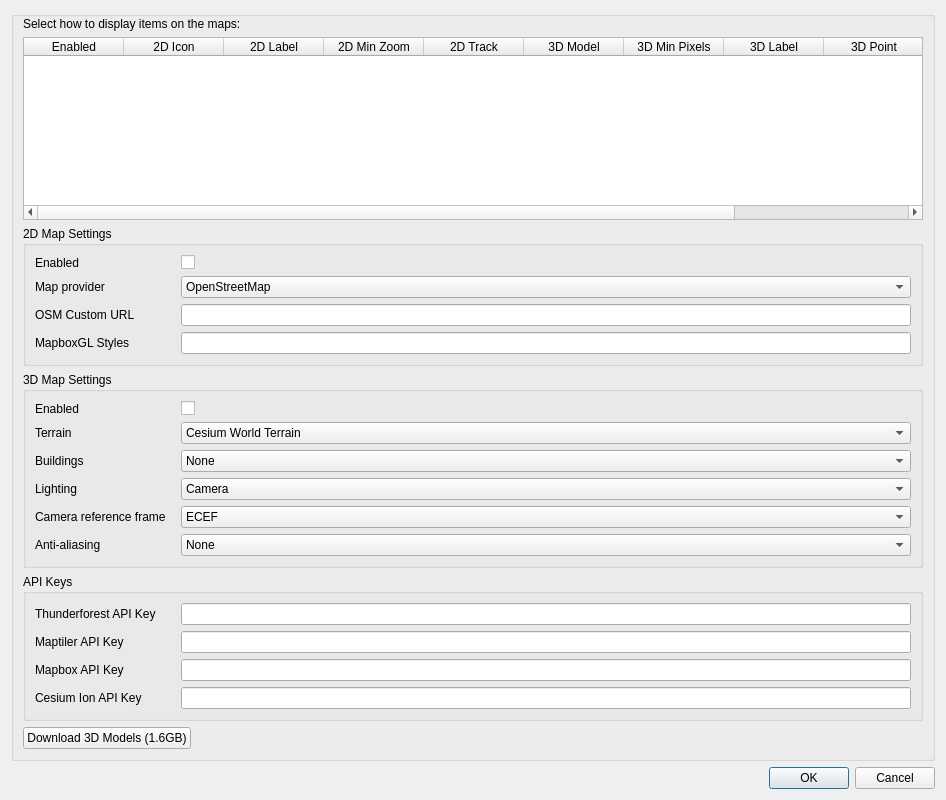
<?xml version="1.0" encoding="UTF-8"?>
<ui version="4.0">
 <class>MapSettingsDialog</class>
 <widget class="QDialog" name="MapSettingsDialog">
  <property name="geometry">
   <rect>
    <x>0</x>
    <y>0</y>
    <width>946</width>
    <height>800</height>
   </rect>
  </property>
  <property name="font">
   <font>
    <pointsize>9</pointsize>
   </font>
  </property>
  <property name="windowTitle">
   <string>Map Display Settings</string>
  </property>
  <layout class="QVBoxLayout" name="verticalLayout">
   <item>
    <widget class="QGroupBox" name="groupBox">
     <layout class="QVBoxLayout" name="verticalLayout_2">
      <property name="topMargin">
       <number>0</number>
      </property>
      <item>
       <widget class="QLabel" name="locationsLabel">
        <property name="text">
         <string>Select how to display items on the maps:</string>
        </property>
       </widget>
      </item>
      <item>
       <widget class="QTableWidget" name="mapItemSettings">
        <property name="selectionMode">
         <enum>QAbstractItemView::NoSelection</enum>
        </property>
        <column>
         <property name="text">
          <string>Enabled</string>
         </property>
        </column>
        <column>
         <property name="text">
          <string>2D Icon</string>
         </property>
        </column>
        <column>
         <property name="text">
          <string>2D Label</string>
         </property>
        </column>
        <column>
         <property name="text">
          <string>2D Min Zoom</string>
         </property>
        </column>
        <column>
         <property name="text">
          <string>2D Track</string>
         </property>
        </column>
        <column>
         <property name="text">
          <string>3D Model</string>
         </property>
        </column>
        <column>
         <property name="text">
          <string>3D Min Pixels</string>
         </property>
        </column>
        <column>
         <property name="text">
          <string>3D Label</string>
         </property>
        </column>
        <column>
         <property name="text">
          <string>3D Point</string>
         </property>
        </column>
        <column>
         <property name="text">
          <string>3D Track</string>
         </property>
        </column>
       </widget>
      </item>
      <item>
       <widget class="QGroupBox" name="map2DSettings">
        <property name="title">
         <string>2D Map Settings</string>
        </property>
        <layout class="QFormLayout" name="formLayout_2">
         <item row="0" column="0">
          <widget class="QLabel" name="map2DEnabledLabel">
           <property name="minimumSize">
            <size>
             <width>140</width>
             <height>0</height>
            </size>
           </property>
           <property name="text">
            <string>Enabled</string>
           </property>
          </widget>
         </item>
         <item row="0" column="1">
          <widget class="QCheckBox" name="map2DEnabled">
           <property name="text">
            <string/>
           </property>
          </widget>
         </item>
         <item row="1" column="0">
          <widget class="QLabel" name="mapProviderLabel">
           <property name="text">
            <string>Map provider</string>
           </property>
          </widget>
         </item>
         <item row="1" column="1">
          <widget class="QComboBox" name="mapProvider">
           <property name="toolTip">
            <string>Select map provider</string>
           </property>
           <item>
            <property name="text">
             <string>OpenStreetMap</string>
            </property>
           </item>
           <item>
            <property name="text">
             <string>ESRI</string>
            </property>
           </item>
           <item>
            <property name="text">
             <string>Mapbox</string>
            </property>
           </item>
           <item>
            <property name="text">
             <string>MapboxGL</string>
            </property>
           </item>
           <item>
            <property name="text">
             <string>MapLibre</string>
            </property>
           </item>
          </widget>
         </item>
         <item row="2" column="0">
          <widget class="QLabel" name="osmURLLabel">
           <property name="text">
            <string>OSM Custom URL</string>
           </property>
          </widget>
         </item>
         <item row="2" column="1">
          <widget class="QLineEdit" name="osmURL">
           <property name="toolTip">
            <string>URL of custom map for use with OpenStreetMap provider</string>
           </property>
          </widget>
         </item>
         <item row="3" column="0">
          <widget class="QLabel" name="mapBoxStylesLabel">
           <property name="text">
            <string>MapboxGL Styles</string>
           </property>
          </widget>
         </item>
         <item row="3" column="1">
          <widget class="QLineEdit" name="mapBoxStyles">
           <property name="toolTip">
            <string>Comma separated list of MapBox styles</string>
           </property>
          </widget>
         </item>
        </layout>
       </widget>
      </item>
      <item>
       <widget class="QGroupBox" name="map3DSettings">
        <property name="title">
         <string>3D Map Settings</string>
        </property>
        <layout class="QFormLayout" name="formLayout">
         <item row="0" column="0">
          <widget class="QLabel" name="map3DEnabledLabel">
           <property name="minimumSize">
            <size>
             <width>140</width>
             <height>0</height>
            </size>
           </property>
           <property name="text">
            <string>Enabled</string>
           </property>
          </widget>
         </item>
         <item row="0" column="1">
          <widget class="QCheckBox" name="map3DEnabled">
           <property name="text">
            <string/>
           </property>
          </widget>
         </item>
         <item row="1" column="0">
          <widget class="QLabel" name="terrainLabel">
           <property name="text">
            <string>Terrain</string>
           </property>
          </widget>
         </item>
         <item row="1" column="1">
          <widget class="QComboBox" name="terrain">
           <item>
            <property name="text">
             <string>Cesium World Terrain</string>
            </property>
           </item>
           <item>
            <property name="text">
             <string>Ellipsoid</string>
            </property>
           </item>
           <item>
            <property name="text">
             <string>Maptiler</string>
            </property>
           </item>
           <item>
            <property name="text">
             <string>ArcGIS</string>
            </property>
           </item>
          </widget>
         </item>
         <item row="2" column="0">
          <widget class="QLabel" name="buildingsLabel">
           <property name="text">
            <string>Buildings</string>
           </property>
          </widget>
         </item>
         <item row="2" column="1">
          <widget class="QComboBox" name="buildings">
           <item>
            <property name="text">
             <string>None</string>
            </property>
           </item>
           <item>
            <property name="text">
             <string>Cesium OSM Buildings</string>
            </property>
           </item>
          </widget>
         </item>
         <item row="3" column="0">
          <widget class="QLabel" name="sunLightEnabledLabel">
           <property name="text">
            <string>Lighting</string>
           </property>
          </widget>
         </item>
         <item row="3" column="1">
          <widget class="QComboBox" name="sunLightEnabled">
           <property name="toolTip">
            <string>Whether lighting is from the Sun or Camera</string>
           </property>
           <item>
            <property name="text">
             <string>Camera</string>
            </property>
           </item>
           <item>
            <property name="text">
             <string>Sun</string>
            </property>
           </item>
          </widget>
         </item>
         <item row="4" column="0">
          <widget class="QLabel" name="eciCameraLabel">
           <property name="text">
            <string>Camera reference frame</string>
           </property>
          </widget>
         </item>
         <item row="4" column="1">
          <widget class="QComboBox" name="eciCamera">
           <property name="toolTip">
            <string>Selects camera reference frame. For ECEF the camera rotates with the Earth. For ECI, the camera position is fixed relative to the stars and the Earth's rotation will be visible.</string>
           </property>
           <item>
            <property name="text">
             <string>ECEF</string>
            </property>
           </item>
           <item>
            <property name="text">
             <string>ECI</string>
            </property>
           </item>
          </widget>
         </item>
         <item row="5" column="0">
          <widget class="QLabel" name="antiAliasingLabel">
           <property name="text">
            <string>Anti-aliasing</string>
           </property>
          </widget>
         </item>
         <item row="5" column="1">
          <widget class="QComboBox" name="antiAliasing">
           <property name="toolTip">
            <string>Set anti-aliasing to use. This can remove jagged pixels on the edge of 3D models.</string>
           </property>
           <item>
            <property name="text">
             <string>None</string>
            </property>
           </item>
           <item>
            <property name="text">
             <string>FXAA</string>
            </property>
           </item>
          </widget>
         </item>
        </layout>
       </widget>
      </item>
      <item>
       <widget class="QGroupBox" name="apiKeys">
        <property name="title">
         <string>API Keys</string>
        </property>
        <layout class="QFormLayout" name="formLayout_3">
         <item row="0" column="0">
          <widget class="QLabel" name="thunderforestAPIKeyLabel">
           <property name="minimumSize">
            <size>
             <width>140</width>
             <height>0</height>
            </size>
           </property>
           <property name="text">
            <string>Thunderforest API Key</string>
           </property>
          </widget>
         </item>
         <item row="0" column="1">
          <widget class="QLineEdit" name="thunderforestAPIKey">
           <property name="toolTip">
            <string>Enter a Thunderforest API key in order to use non-watermarked Thunderforest maps: https://www.thunderforest.com/</string>
           </property>
          </widget>
         </item>
         <item row="1" column="0">
          <widget class="QLabel" name="maptilerAPIKeyLabel">
           <property name="minimumSize">
            <size>
             <width>140</width>
             <height>0</height>
            </size>
           </property>
           <property name="text">
            <string>Maptiler API Key</string>
           </property>
          </widget>
         </item>
         <item row="1" column="1">
          <widget class="QLineEdit" name="maptilerAPIKey">
           <property name="toolTip">
            <string>Enter a Maptiler API key in order to use Maptiler maps: https://www.maptiler.com/</string>
           </property>
          </widget>
         </item>
         <item row="2" column="0">
          <widget class="QLabel" name="mapBoxAPIKeyLabel">
           <property name="minimumSize">
            <size>
             <width>140</width>
             <height>0</height>
            </size>
           </property>
           <property name="text">
            <string>Mapbox API Key</string>
           </property>
          </widget>
         </item>
         <item row="2" column="1">
          <widget class="QLineEdit" name="mapBoxAPIKey">
           <property name="toolTip">
            <string>Enter a Mapbox API key in order to use Mapbox maps: https://www.mapbox.com/</string>
           </property>
          </widget>
         </item>
         <item row="3" column="0">
          <widget class="QLabel" name="cesiumIonAPIKeyLabel">
           <property name="minimumSize">
            <size>
             <width>140</width>
             <height>0</height>
            </size>
           </property>
           <property name="text">
            <string>Cesium Ion API Key</string>
           </property>
          </widget>
         </item>
         <item row="3" column="1">
          <widget class="QLineEdit" name="cesiumIonAPIKey">
           <property name="toolTip">
            <string>Enter a Cesium Ion Access Token</string>
           </property>
          </widget>
         </item>
        </layout>
       </widget>
      </item>
      <item>
       <layout class="QHBoxLayout" name="horizontalLayout">
        <item>
         <widget class="QPushButton" name="downloadModels">
          <property name="toolTip">
           <string>Download 3D models. It is recommended to restart SDRangel after download.</string>
          </property>
          <property name="text">
           <string>Download 3D Models (1.6GB)</string>
          </property>
         </widget>
        </item>
        <item>
         <spacer name="horizontalSpacer">
          <property name="orientation">
           <enum>Qt::Horizontal</enum>
          </property>
          <property name="sizeHint" stdset="0">
           <size>
            <width>40</width>
            <height>20</height>
           </size>
          </property>
         </spacer>
        </item>
       </layout>
      </item>
     </layout>
    </widget>
   </item>
   <item>
    <widget class="QDialogButtonBox" name="buttonBox">
     <property name="orientation">
      <enum>Qt::Horizontal</enum>
     </property>
     <property name="standardButtons">
      <set>QDialogButtonBox::Cancel|QDialogButtonBox::Ok</set>
     </property>
    </widget>
   </item>
  </layout>
 </widget>
 <tabstops>
  <tabstop>mapItemSettings</tabstop>
  <tabstop>map2DEnabled</tabstop>
  <tabstop>mapProvider</tabstop>
  <tabstop>osmURL</tabstop>
  <tabstop>mapBoxStyles</tabstop>
  <tabstop>map3DEnabled</tabstop>
  <tabstop>terrain</tabstop>
  <tabstop>buildings</tabstop>
  <tabstop>sunLightEnabled</tabstop>
  <tabstop>eciCamera</tabstop>
  <tabstop>antiAliasing</tabstop>
  <tabstop>thunderforestAPIKey</tabstop>
  <tabstop>maptilerAPIKey</tabstop>
  <tabstop>mapBoxAPIKey</tabstop>
  <tabstop>cesiumIonAPIKey</tabstop>
  <tabstop>downloadModels</tabstop>
 </tabstops>
 <resources/>
 <connections>
  <connection>
   <sender>buttonBox</sender>
   <signal>accepted()</signal>
   <receiver>MapSettingsDialog</receiver>
   <slot>accept()</slot>
   <hints>
    <hint type="sourcelabel">
     <x>248</x>
     <y>254</y>
    </hint>
    <hint type="destinationlabel">
     <x>157</x>
     <y>274</y>
    </hint>
   </hints>
  </connection>
  <connection>
   <sender>buttonBox</sender>
   <signal>rejected()</signal>
   <receiver>MapSettingsDialog</receiver>
   <slot>reject()</slot>
   <hints>
    <hint type="sourcelabel">
     <x>316</x>
     <y>260</y>
    </hint>
    <hint type="destinationlabel">
     <x>286</x>
     <y>274</y>
    </hint>
   </hints>
  </connection>
 </connections>
</ui>
